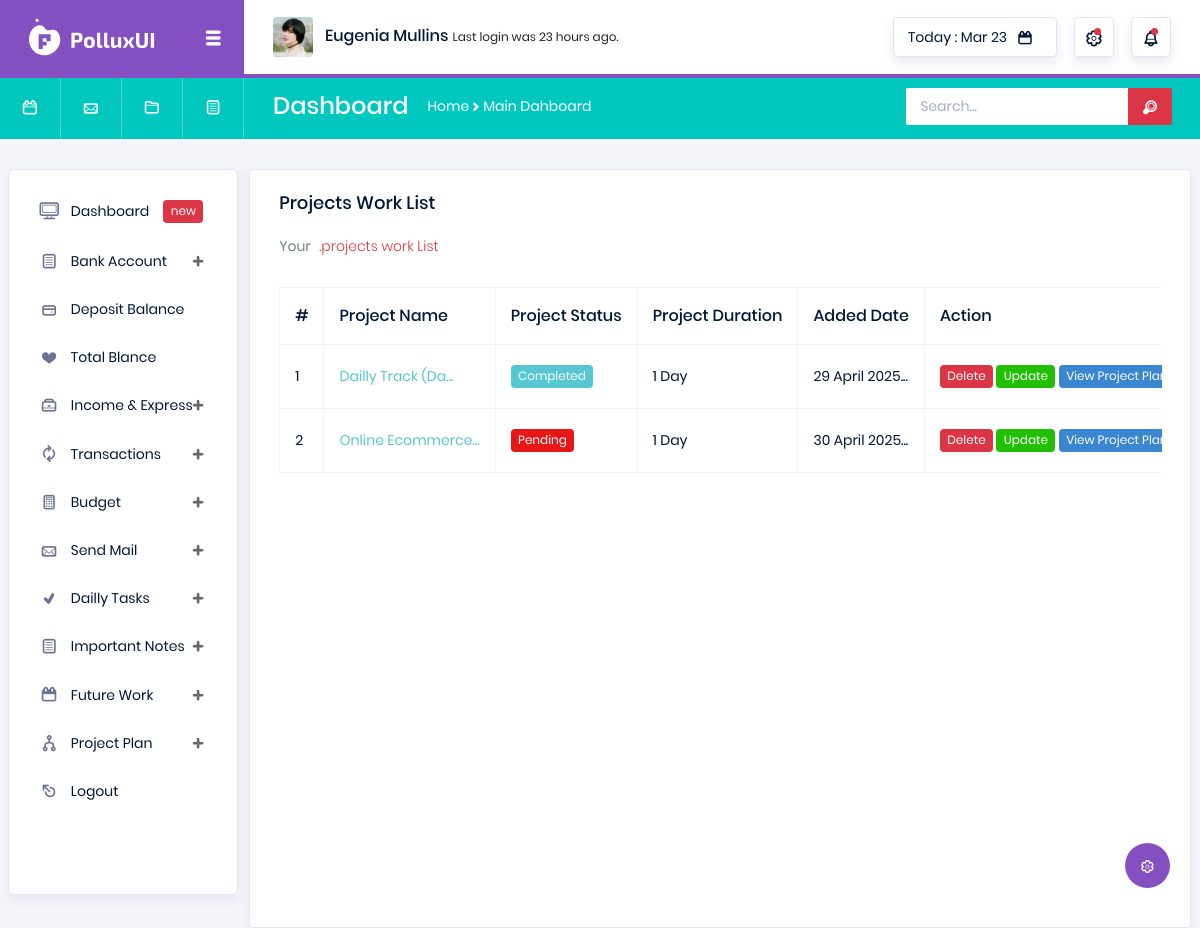
Page /all-project-list/ (signed in) on the committed database.
### utils/models.py (models this page shows, shortened)
class Project(models.Model):
    user = models.ForeignKey(User, on_delete=models.CASCADE)
    project_name = models.CharField(max_length=166)
    project_details = RichTextField()
    what_problem_solvIt = models.TextField()
    project_status = models.BooleanField(default=False)
    project_duration = models.IntegerField(default=1)
    project_live_link = models.TextField(blank=True, null=True)
    created_at = models.DateTimeField(auto_now_add=True)

### utils/views.py (the view)
# urls.py: path('all-project-list/', views.AllProject, name='all_projects'),
@login_required
def AllProject(request):
    projects_list = Project.objects.filter(Q(user=request.user))
    if projects_list:
        context = {'projects_list':projects_list}
    else:
        messages.warning(request, 'No projects available right now!')
    return render(request, 'utils/all_projects.html', context)

### templates/utils/all_projects.html (shortened to what this page needs)
{% extends 'base.html' %}
{% load static %}
{% block body %}
<div class="col-lg-12 grid-margin stretch-card">
    <div class="card">
        <div class="card-body">
            <h4 class="card-title">Projects Work List</h4>
            <p class="card-description">
                Your <code>.projects work List</code>
            </p>
            <div class="table-responsive pt-3">
                <table class="table table-bordered">
                    <thead>
                        <tr>
                            <th>
                                #
                            </th>
                            <th>
                                Project Name
                            </th>
                            <th>
                                Project Status
                            </th>
                            <th>
                                Project Duration
                            </th>
                            <th>
                                Added Date
                            </th>
                            <th>
                                Action
                            </th>
                        </tr>
                    </thead>
                    <tbody>
                        {% for project in projects_list %}
                        <tr>
                            <td>
                                {{forloop.counter}}
                            </td>
                            <td>
                                <a href="" style="color: #57c7d4;" data-toggle="modal"
                                    data-target="#exampleModalCenter{{ project.id }}">{{project.project_name|slice:16}}...</a>
                            </td>
                            <td>
                                {% if project.project_status %}
                                <span class="badge" style="background-color: #57c7d4; color: white;">Completed</span>
                                {% else %}
                                <span class="badge" style="background-color: #e71717; color: white;">Pending</span>
                                {% endif %}
                            </td>
                            <td>
                                {{project.project_duration}} Day
                            </td>
                            <td>
                                {{project.created_at|date:"d F Y"}}...
                            </td>
                            <td>
                                <span class="badge badge-danger" style="cursor: pointer"
                                    onclick="deleteConfirmation({{project.id}}, 'project')" data-toggle="modal"
                                    data-target="#exampleModal">Delete</span>
                                <a href="{% url 'utils:update_project' id=project.id %}" class="badge badge-success">Update</a>
                                <a href="{% url 'utils:view_project_plan' id=project.id %}" class="badge badge-info">View Project Plan</a>
                            </td>
                        </tr>
                        {% endfor %}
                    </tbody>
                </table>
            </div>
        </div>
    </div>
</div>
{% endblock %}

### rows in the picture
Project: project_name "Dailly Track (Da", project_status "Completed", project_duration "1", created_at "29 April 2025"
Project: project_name "Online Ecommerce", project_status "Pending", project_duration "1", created_at "30 April 2025"
